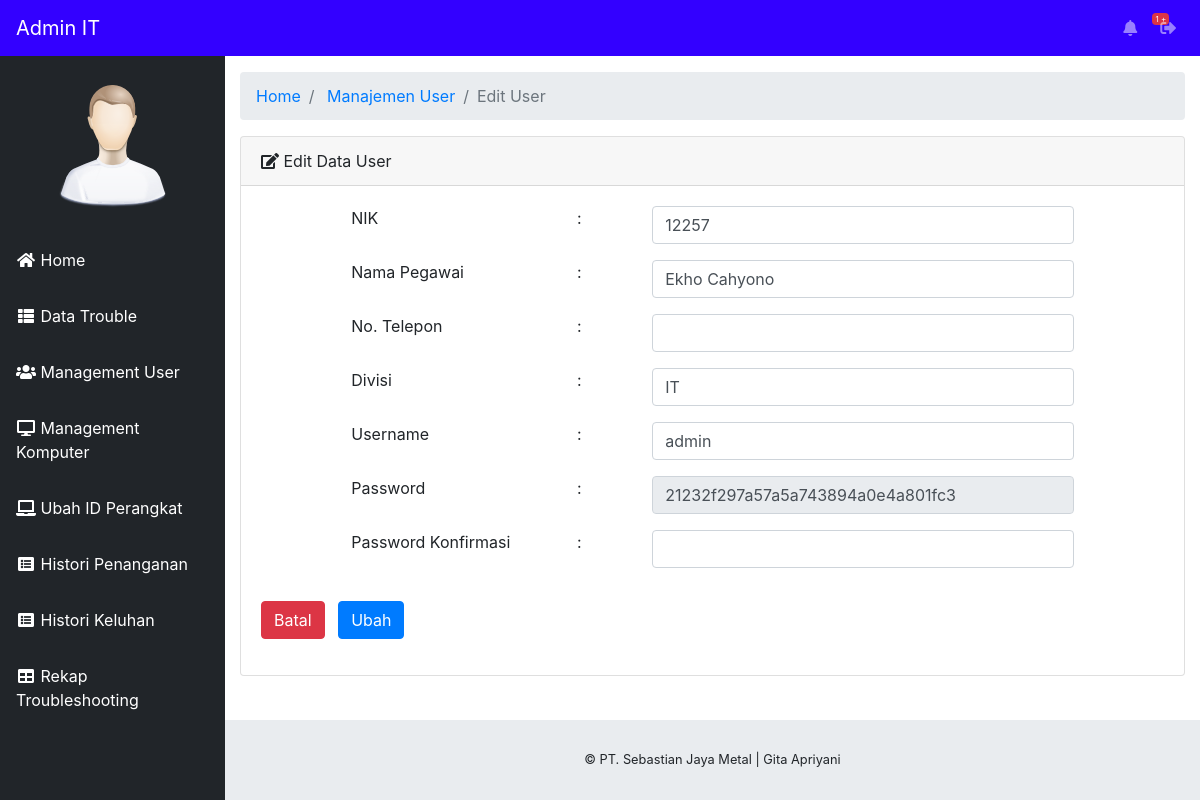
Screenshot of /staff/index.php?halaman=edit-user&id=1 (signed in) with the database file from the repository.
### tables this page shows
CREATE TABLE IF NOT EXISTS `user` (
  `id_user` int(10) NOT NULL AUTO_INCREMENT,
  `nik` varchar(10) NOT NULL,
  `nm_pegawai` varchar(25) NOT NULL,
  `divisi` varchar(25) NOT NULL,
  `username` varchar(50) NOT NULL,
  `password` varchar(50) NOT NULL,
  `level` varchar(10) NOT NULL,
  PRIMARY KEY (`id_user`)
);

### staff/edit-user.php (the view, shortened to what this page needs)
<?php
  include '../config/koneksi.php';
  $id_user = $_GET['id'];
  $edit    = "SELECT * FROM user WHERE id_user = '$id_user'";
  $hasil   = mysqli_query($konek, $edit)or die(mysql_error());
  $data    = mysqli_fetch_array($hasil);
?>
<div class="container-fluid">
        <ol class="breadcrumb">
          <li class="breadcrumb-item">
            <a href="index.php">Home</a>
          </li>
          <li class="breadcrumb-item">
            <a href="index.php?halaman=management-user.php">Manajemen User</a>
          </li>
          <li class="breadcrumb-item active">Edit User</li>
        </ol>
        <div class="card mb-3">
          <div class="card-header">
            <i class="fas fa-edit"></i>
            Edit Data User</div>
          <div class="card-body">
            <form action="../config/update_user.php" method="POST" class="form-horizontal" enctype="multipart/form-data">
              <div class="form-group input-group">
              <div class="col-md-1"></div>
                <label class="col-md-3">NIK</label>
                <label class="col-md-1">:</label>
                <div class="col-md-6">
                  <input class="form-control" type="nik" name="nik" id="nik" value="<?php echo $data['nik']; ?>" onkeypress="return hanyaAngka(event)"/ maxlength="5">
                </div>
              </div>
              <div class="form-group input-group">
                <div class="col-md-1"></div>
                 <label class="col-md-3">Nama Pegawai</label>
                 <label class="col-md-1">:</label>
                 <div class="col-md-6">
                    <input type="nm_pegawai" name="nm_pegawai" class="form-control" id="nm_pegawai" value="<?php echo $data['nm_pegawai']; ?>">
                 </div>
              </div>
              <div class="form-group input-group">
                <div class="col-md-1"></div>
                  <label class="col-md-3">No. Telepon</label>
                  <label class="col-md-1">:</label>
                  <div class="col-md-6">
                    <input type="tlp" name="tlp" class="form-control" id="tlp" value="<?php echo $data['tlp']; ?>" onkeypress="return hanyaAngka(event)"/ maxlength="12">
                  </div>
              </div>
              <div class="form-group input-group">
              <div class="col-md-1"></div>
                <label class="col-md-3">Divisi</label>
                <label class="col-md-1">:</label>
                <div class="col-md-6">
                  <input type="divisi" name="divisi" class="form-control" id="divisi" value="<?php echo $data['divisi']; ?>">
                </div>
              </div>
              <div class="form-group input-group">
              <div class="col-md-1"></div>
                <label class="col-md-3">Username</label>
                <label class="col-md-1">:</label>
                <div class="col-md-6">
                  <input type="username" name="username" class="form-control" id="username" value="<?php echo $data['username']; ?>">
                </div>
              </div>
              <div class="form-group input-group">
              <div class="col-md-1"></div>
                <label class="col-md-3">Password</label>
                <label class="col-md-1">:</label>
                <div class="col-md-6">
                  <input type="text" name="password" class="form-control" id="password" value="<?php echo $data['password']; ?>" readonly>
                </div>
              </div>
              <div class="form-group input-group">
              <div class="col-md-1"></div>
                <label class="col-md-3">Password Konfirmasi</label>
                <label class="col-md-1">:</label>
                <div class="col-md-6">
                  <input type="text" class="form-control" id="pwd" name="passwordkonfirm" maxlength="8">
              </div>
              <div class="form-group input-group">
                <div class="col-md-6">
                </div>
              </div><hr>
                <div style="float: right;">
                  <a href="?halaman=management-user" class="btn btn-danger">Batal</a>&nbsp;&nbsp;
                  <button type="submit" class="btn btn-primary">Ubah</button>&nbsp;&nbsp;
                </div><br>
            </form>
        </div>
</div></div>

### rows the page displays
user: nik "12257", nm_pegawai "Ekho Cahyono", divisi "IT", username "admin", password "21232f297a57a5a743894a0e4a801fc3"

### other values shown
$level "Admin"
$countNotif "1"
